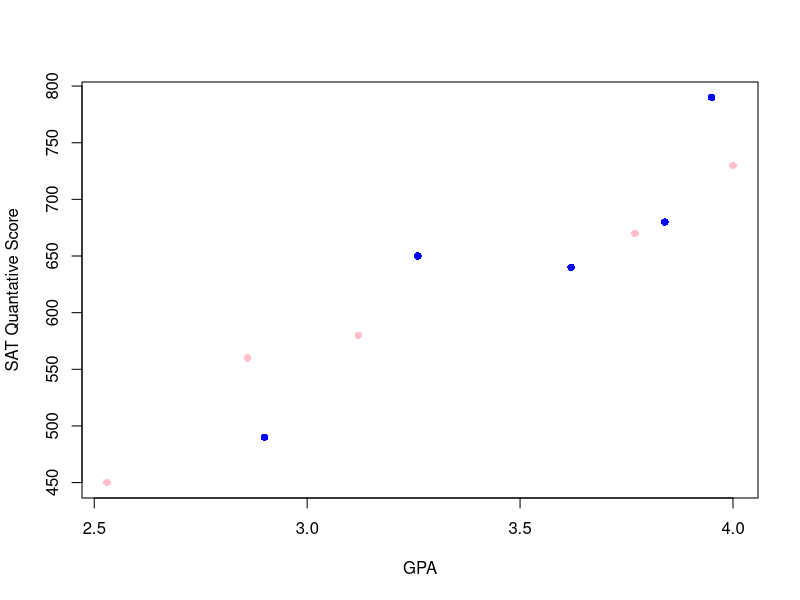

R code for this plot:
# Moe Daif STAT 120 Homework 1 Solutions

# Question 1: Vector that stores the GPA values
gpas = c(3.62, 3.84, 3.95, 4.00, 3.12, 2.86, 3.77, 2.53, 3.26, 2.90)

# Question 2: Check and Print the values that are greater than 3.5
above_3.50 = which(gpas > 3.50)
print (above_3.50)

# Question 3: Checking the number of students, the max GPA, and the student with the max GPA
num_students = length(gpas)
cat("The Total Number of Students:", num_students, "\n")

max_gpa = max(gpas)
cat("The Maximum GPA possible is:", max_gpa, "\n")

student_max_gpa = which.max(gpas)
cat("The Student with Maximum GPA value is:", student_max_gpa, "\n")

# Question 4: Finding the average GPA
avg_gpa = mean(gpas)
cat("The Average GPA is:", avg_gpa, "\n")

# Question 5: Creating a vector for the SAT Scores
sat_scores = c(640, 680, 790, 730, 580, 560, 670, 450, 650, 490)

# Question 6: Finding the average SAT Score from the set
avg_sat_score = mean(sat_scores)
cat("The Average SAT Score is:", avg_sat_score, "\n")

# Question 7: Printing out the SAT Scores for the second and third students
print(sat_scores[2:3])

# Question 8: Printing the SAT Scores for students with a GPA more than 3.5
sat_above_3.50 = sat_scores[above_3.50]
print(sat_above_3.50)

# Question 9: Creating the Gender Vector
gender = c(1, 1, 1, 0, 0, 0, 0, 0, 1, 1)

# Question 10: Finding the Proportion of Males
prop_male = mean(gender)
cat("The Proportion of Male Students is:", prop_male, "\n")

# Question 11: Creating a Scatter Plot of the GPA and SAT score with gender based colors
plot(gpas, sat_scores, col = ifelse(gender == 1, 
'blue', 'pink'), pch = 16, xlab = 'GPA', ylab = "SAT Quantative Score")

# Question 12: Calculate the average GPA values for the male and female students
avg_gpa_males = mean(gpas[gender == 1])
cat("The Average GPA for Male Students is:", avg_gpa_males, "\n")

avg_gpa_females = mean(gpas[gender == 0])
cat("The Average GPA for Female Students is:", avg_gpa_females, "\n")

